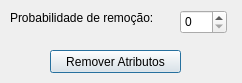
<?xml version="1.0" encoding="UTF-8"?>
<ui version="4.0">
 <class>RemoverAtributos</class>
 <widget class="QDialog" name="RemoverAtributos">
  <property name="geometry">
   <rect>
    <x>0</x>
    <y>0</y>
    <width>242</width>
    <height>83</height>
   </rect>
  </property>
  <property name="windowTitle">
   <string>Dialog</string>
  </property>
  <widget class="QLabel" name="label">
   <property name="geometry">
    <rect>
     <x>10</x>
     <y>10</y>
     <width>171</width>
     <height>16</height>
    </rect>
   </property>
   <property name="text">
    <string>Probabilidade de remoção: </string>
   </property>
  </widget>
  <widget class="QSpinBox" name="probabilidade_remocao">
   <property name="geometry">
    <rect>
     <x>180</x>
     <y>10</y>
     <width>47</width>
     <height>24</height>
    </rect>
   </property>
   <property name="maximum">
    <number>100</number>
   </property>
  </widget>
  <widget class="QPushButton" name="remover_atributos">
   <property name="geometry">
    <rect>
     <x>50</x>
     <y>50</y>
     <width>131</width>
     <height>23</height>
    </rect>
   </property>
   <property name="text">
    <string>Remover Atributos</string>
   </property>
  </widget>
 </widget>
 <resources/>
 <connections>
  <connection>
   <sender>remover_atributos</sender>
   <signal>clicked()</signal>
   <receiver>RemoverAtributos</receiver>
   <slot>removerAtributos()</slot>
   <hints>
    <hint type="sourcelabel">
     <x>101</x>
     <y>55</y>
    </hint>
    <hint type="destinationlabel">
     <x>199</x>
     <y>52</y>
    </hint>
   </hints>
  </connection>
 </connections>
 <slots>
  <slot>removerAtributos()</slot>
 </slots>
</ui>
